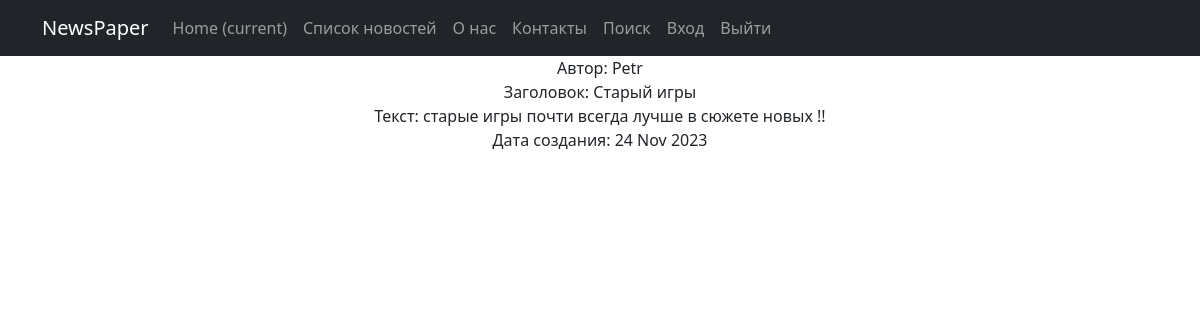
/1/, run on the app's committed database.
### news/models.py (models this page shows, shortened)
class Post(models.Model):
    author = models.ForeignKey(Author, on_delete=models.CASCADE, verbose_name='Автор')
    NEWS = 'NW'
    ARTICLE = 'AR'
    CATEGORY_CHOICES = (
        (NEWS, 'Новость'),
        (ARTICLE, 'Статья'),
    )
    categoryType = models.CharField(max_length=2, choices=CATEGORY_CHOICES,default=ARTICLE, verbose_name='Категория')
    dateCreation = models.DateTimeField(auto_now_add=True)
    postCategory = models.ManyToManyField(Category, through='PostCategory')
    title = models.CharField(max_length=128, verbose_name='Заголовок')
    text = models.TextField(verbose_name='Текст')
    rating = models.SmallIntegerField(default=0, verbose_name='Рэйтинг')
    class Meta:
        verbose_name = 'Пост'
        verbose_name_plural = 'Посты'

class Author(models.Model):
    authorUser = models.OneToOneField(User, on_delete=models.CASCADE)
    ratingAuthor = models.SmallIntegerField(default=0)
    def __str__(self):
        return self.authorUser.username
    class Meta:
        verbose_name = 'Автор'
        verbose_name_plural = 'Авторы'

### news/views.py (the view)
# urls.py: path('<int:pk>/', PostDetail.as_view(),name='post_detail'),
class PostDetail(DetailView):
    model = Post
    context_object_name = 'Post'
    template_name = 'news/post_detail.html'

### news/templatetags/custom_filters.py (called while the page is built)
@register.filter()
def censor(value):
    list = value.split()
    censor_list = []
    for word in list:
        if word in bad_words:
            word = "*" * len(word)
            censor_list.append(word)
        else:
            censor_list.append(word)
    return ' '.join(censor_list)

### templates/news/post_detail.html (shortened to what this page needs)
{% extends 'flatpages/default.html' %}
{% load custom_filters %}
{% block content%}
Автор: {{ Post.author }}<br>
Заголовок: {{ Post.title|censor }}<br>
Текст: {{ Post.text|censor}} <br>
Дата создания: {{ Post.dateCreation|date:'d M Y'}}
{% endblock content%}

### data on the page
Post: author "Petr", title|censor "Старый игры", text|censor "старые игры почти всегда лучше в сюжете новых !!", dateCreation "24 Nov 2023"
